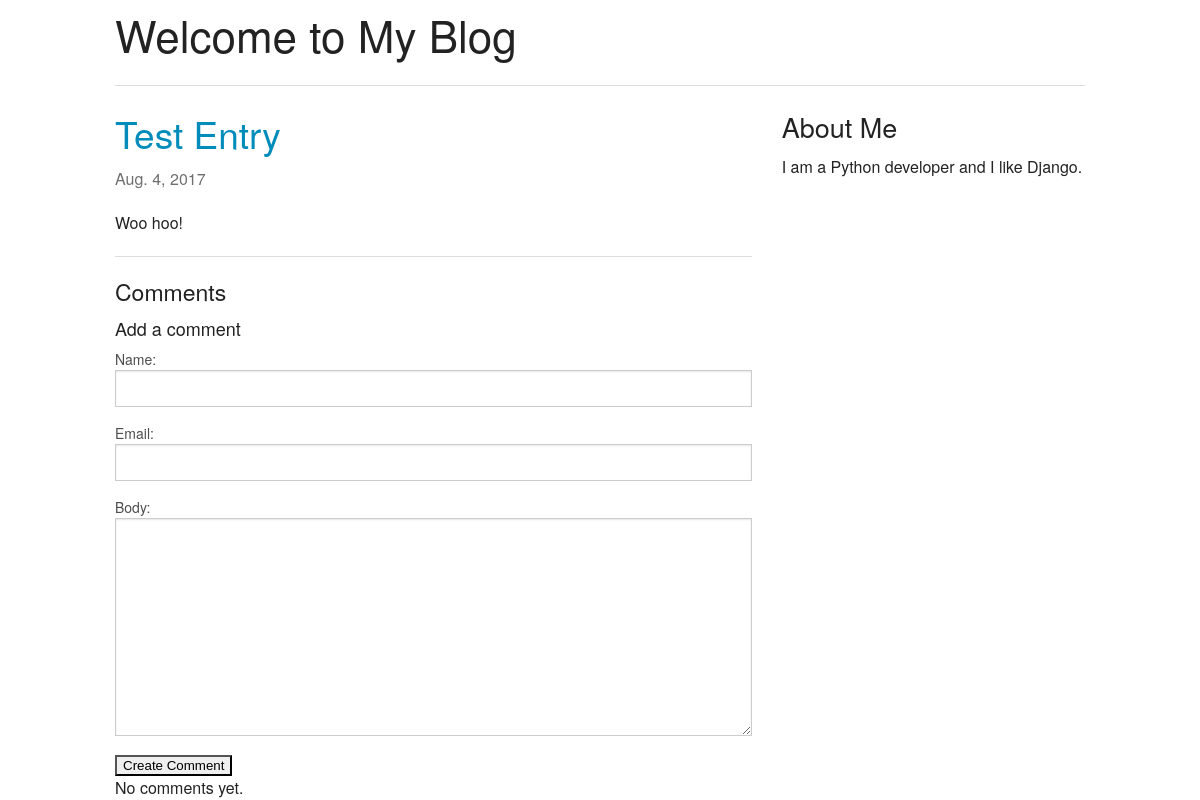
The app's page /1/, older data.
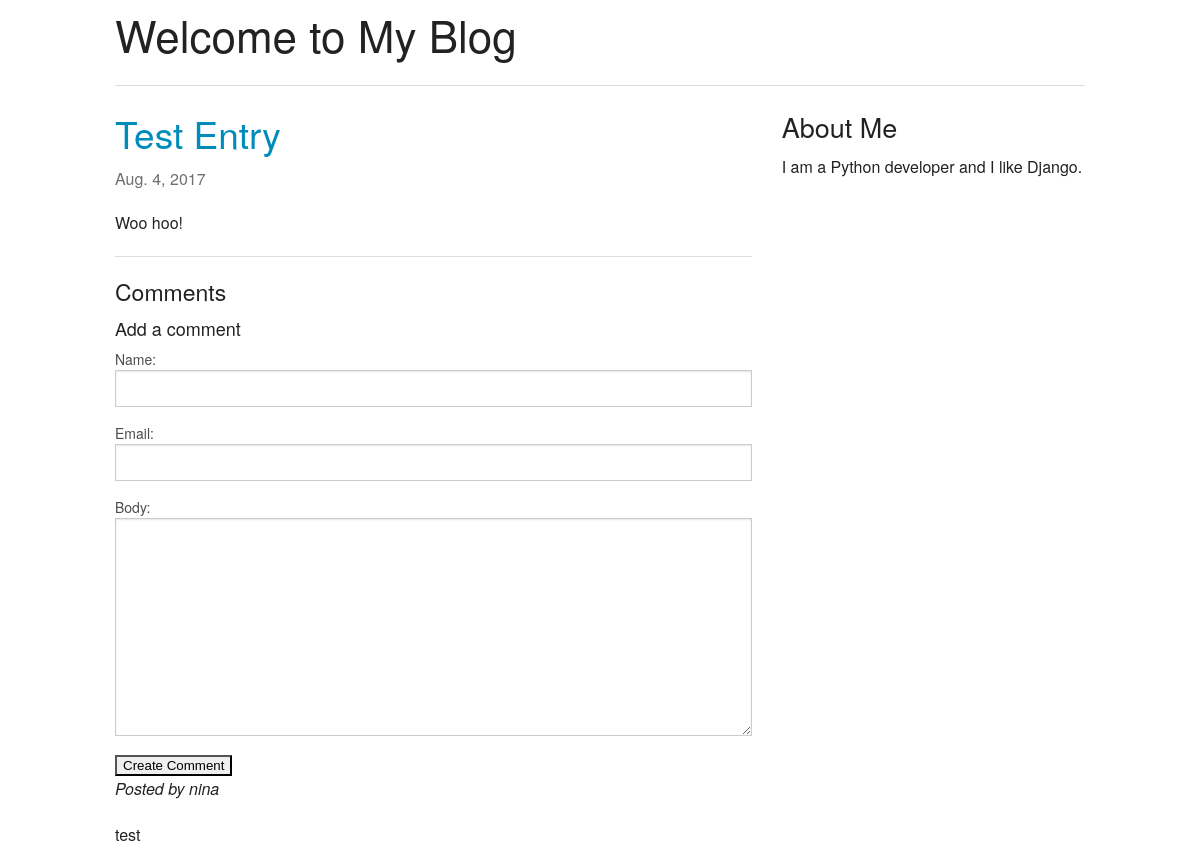
The same page, newer data.
### blog/models.py (models this page shows, shortened)
class Entry(models.Model):
    title = models.CharField(max_length=500)
    author = models.ForeignKey('auth.User')
    body = models.TextField()
    created_at = models.DateTimeField(auto_now_add=True, editable=False)
    modified_at = models.DateTimeField(auto_now=True, editable=False)
    def get_absolute_url(self):
        return reverse('entry_detail', kwargs={'pk': self.pk})
    class Meta:
        verbose_name_plural = "entries"

class Comment(models.Model):
    entry = models.ForeignKey(Entry)
    name = models.CharField(max_length=100)
    email = models.EmailField()
    body = models.TextField()
    created_at = models.DateTimeField(auto_now_add=True, editable=False)
    modified_at = models.DateTimeField(auto_now=True, editable=False)
    def __str__(self):
        return self.body

### blog/views.py (the view, shortened to what this page needs)
# urls.py: url(r'^(?P<pk>\d+)/$', views.EntryDetail.as_view(), name='entry_detail'),
class EntryDetail(CreateView):
    model = Entry
    template_name = 'blog/entry_detail.html'
    form_class = CommentForm
    def get_form_kwargs(self):
        kwargs = super().get_form_kwargs()
        kwargs['entry'] = self.get_object()
        return kwargs
    def get_context_data(self, **kwargs):
        d = super().get_context_data(**kwargs)
        d['entry'] = self.get_object()
        return d

### blog/forms.py (shortened to what this page needs)
class CommentForm(forms.ModelForm):
    class Meta:
        model = Comment
        fields = ('name', 'email', 'body')
    def __init__(self, *args, **kwargs):
        self.entry = kwargs.pop('entry')
        super().__init__(*args, **kwargs)

### templates/blog/entry_detail.html (shortened to what this page needs)
{% extends "base.html" %}
{% block content %}
    {% include "_entry.html" with entry=entry only %}
    <hr>
    <h4>Comments</h4>
    <h5>Add a comment</h5>
    <form method="post">
        {{ form.as_table }}
        <input type="submit" value="Create Comment">
    </form>
    {% for comment in entry.comment_set.all %}
        <p><em>Posted by {{comment.name }}</em></p>
        {{ comment|linebreaks }}
    {% empty %}
        No comments yet.
    {% endfor %}
{% endblock %}

### templates/base.html (shortened to what this page needs)
{% load staticfiles %}
<!DOCTYPE html>
<html>
<head>
    <link rel="stylesheet" href="{% static "css/foundation.css" %}">
</head>
<body>
    <section class="row">
        <header class="large-12 columns">
            <h1>Welcome to My Blog</h1>
            <hr>
        </header>
    </section>
    <section class="row">
        <div class="large-8 columns">
            {% block content %}{% endblock %}
        </div>
        <div class="large-4 columns">
            <h3>About Me</h3>
            <p>I am a Python developer and I like Django.</p>
        </div>
    </section>
</body>
</html>

### templates/_entry.html (shortened to what this page needs)
<article>
    <h2><a href="{{ entry.get_absolute_url }}">{{ entry.title }}</a></h2>
    <p class="subheader">
        <time>{{ entry.modified_at|date }}</time>
    </p>
    {{ entry.body|linebreaks }}
</article>

Row changes from the older to the newer data that the page shows:
added Comment: name "nina", body "test"
Text that changed along with them:
text no longer shown: "No comments yet."
